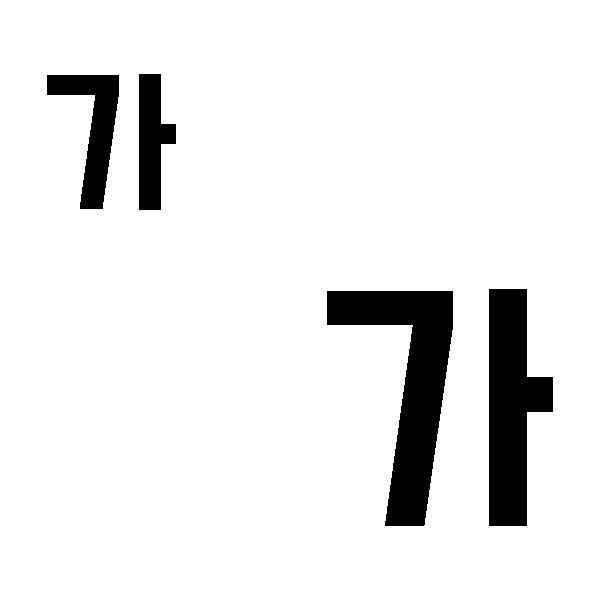
#> input picture hwang/imgSet/findGa/find_1.png, 600 x 600 px, found by its file name
$ python findSkeleton.py
#> lines starting #> are read from the running program, lines starting #| are printed output that depends on the picture; after the words box and inside, x2 and y2 are one past the last pixel; in counts of white or black regions, pixels touching at a corner belong together
import cv2 as cv
import numpy as np

###############################################
# '가' 라는 글씨를 찾기 코드
# findContour.py의 추가 버전
# findContour에서는 contour 영역만을 이용해서 찾았기 때문에, "가", "나", "다" 등을 구분할 수 없다.
# 새로운 특징점을 찾아본다.
# ## 목표 ##
# 글씨 픽셀을 최대한 가늘게 해서 뼈대를 찾는다.
# 뼈대의 값이 '가'로 인식되는지 확인한다.
###############################################

# 이미지 그레이스케일 로 열기
imgOri = cv.imread('hwang/imgSet/findGa/find_1.png', 0)
#> imgOri: shape (600, 600); 91.8% white; 4 black regions, box (x1, y1, x2, y2) and area: (327, 291, 453, 526) 12324, (489, 289, 553, 526) 9916, (47, 75, 119, 209) 4088, (139, 74, 176, 210) 3292
# cv2.imshow("img", img)
size = np.size(imgOri)
#> size = 360000
# print(size)

# 이미지 크기만큼 0만 있는 배열 생성
skel = np.zeros(imgOri.shape, np.uint8)
# print(skel)

# 이미지 이진화
# 테스트용 글씨가 검은색, 배경이 흰색이므로, 반전 이진화를 한다.
ret, img = cv.threshold(imgOri, 127, 255, cv.THRESH_BINARY_INV)
# cv2.imshow("img", img)

# 이미지 팽창(dilate) 이미지 침식(erode)를 이용하여 테두리 픽셀을 깎아낼 수 있다.
## 방법 ##
# 1. 팽창한 이미지에서 침식한 이미지를 빼면 이미지의 테두리가 검출된다.
# 2. 원본 이미지에서 이 테두리를 빼면 주변 1픽셀을 깎아낸다.
# 3. 이미지가 0픽셀이 되기 전까지 이 과정을 반복하면 중심축 1픽셀만 남은 이미지가 나온다.
done = False
element = cv.getStructuringElement(cv.MORPH_ERODE, (3, 3))

while (not done):
    eroded = cv.erode(img, element)
    temp = cv.dilate(eroded, element)
    temp = cv.subtract(img, temp)
    skel = cv.bitwise_or(skel, temp)
    img = eroded.copy()

    # 너무 많이 깎여서 남은 픽셀이 없을 경우 반복문을 중단한다.
    zeros = size - cv.countNonZero(img)
    if zeros == size:
        done = True
#> this loop made 20 passes
#> zeros on passes 1 to 12: 332532, 334652, 336739, 338792, 340812, 342800, 344754, 346675, 348563, 350419, 351936, 353133
#> pass 1, `eroded = cv.erode(img, element)`:
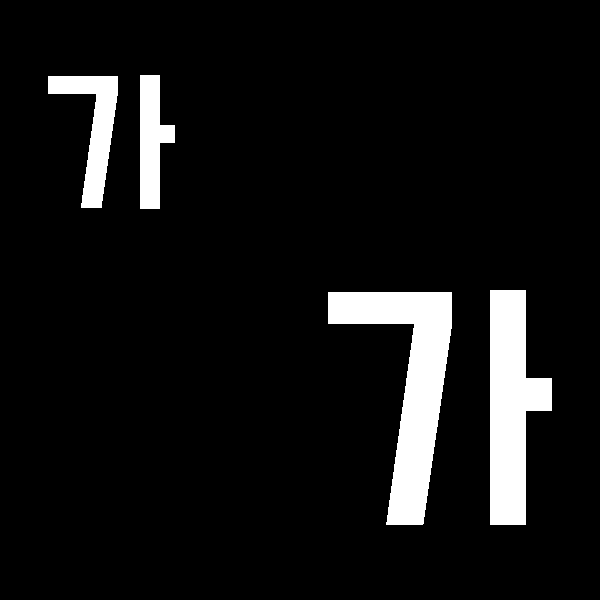
#> eroded: shape (600, 600); 7.6% white; 4 white regions, box (x1, y1, x2, y2) and area: (328, 292, 452, 525) 11550, (490, 290, 552, 525) 9318, (48, 76, 118, 208) 3650, (140, 75, 175, 209) 2950
#> pass 2, `eroded = cv.erode(img, element)`:
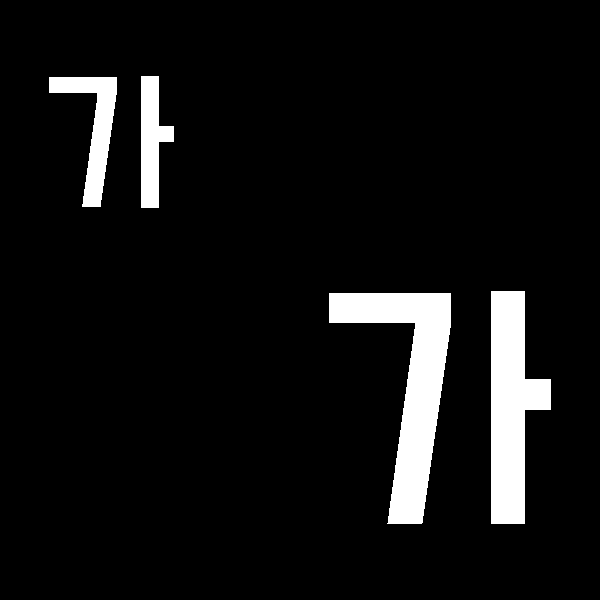
#> eroded: shape (600, 600); 7% white; 4 white regions, box (x1, y1, x2, y2) and area: (329, 293, 451, 524) 10784, (491, 291, 551, 524) 8728, (49, 77, 117, 207) 3220, (141, 76, 174, 208) 2616
#> pass 3, `eroded = cv.erode(img, element)`:
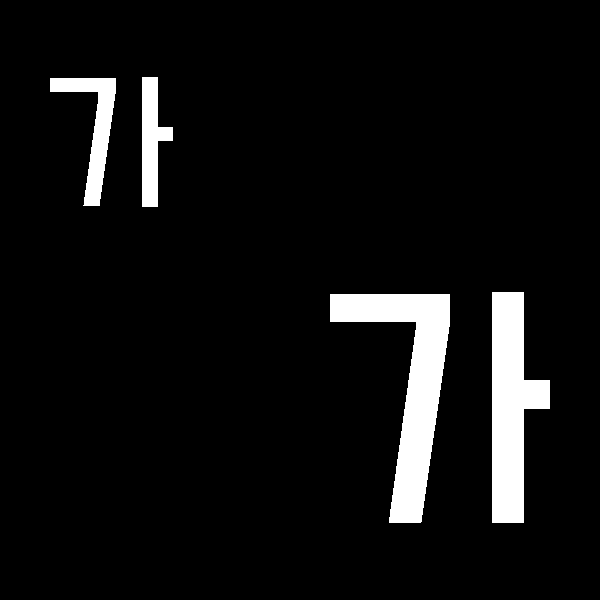
#> eroded: shape (600, 600); 6.5% white; 4 white regions, box (x1, y1, x2, y2) and area: (330, 294, 450, 523) 10027, (492, 292, 550, 523) 8146, (50, 78, 116, 206) 2798, (142, 77, 173, 207) 2290
#> after the loop:
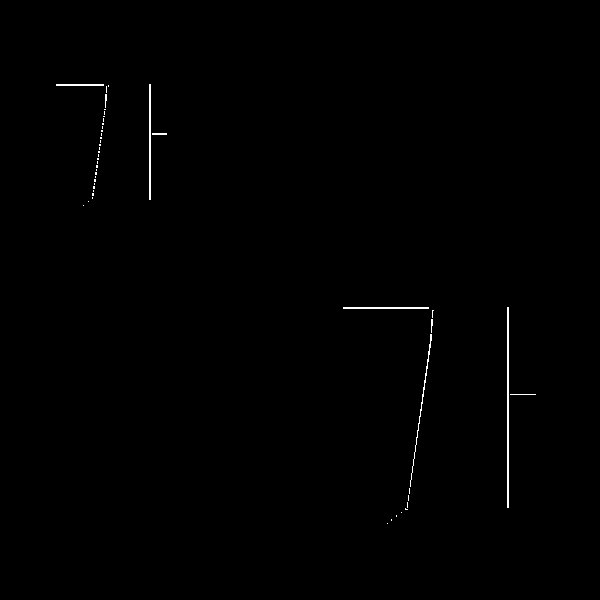
#> skel: shape (600, 600); 0.37% white in thin lines or dots, all inside (x1, y1, x2, y2) = (56, 84, 536, 524)

# 뼈대는 추출 완료
# 하지만 이 뼈대가 '가' 라는 것을 인지하는 값을 찾아내지 못했다.
cv.imshow("skel", skel)
cv.waitKey(0)

$ run again, with hwang/imgSet/findGa/find_3.png copied over hwang/imgSet/findGa/find_1.png
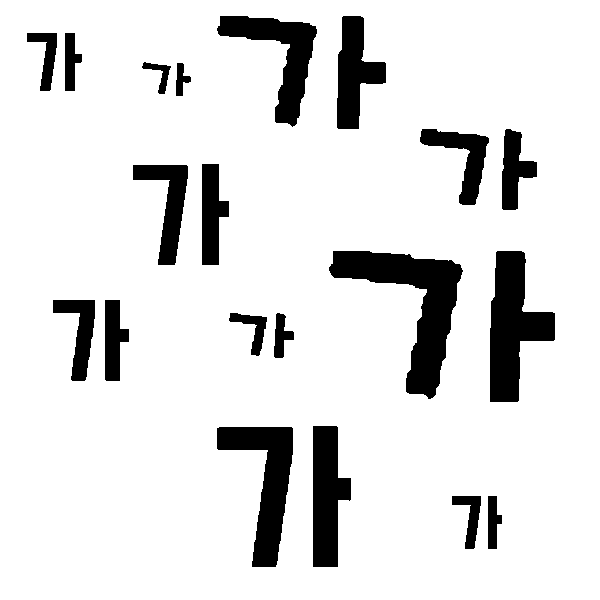
#> input picture hwang/imgSet/findGa/find_3.png, 600 x 600 px, found by its file name
#> imgOri: shape (600, 600); 88% white; 20 black regions, largest, box (x1, y1, x2, y2) and area: (329, 251, 463, 399) 7079, (490, 251, 555, 402) 5507, (217, 427, 293, 567) 4701
#> size = 360000
#> the loop `while (not done):` made 16 passes
#> zeros on passes 1 to 8: 322204, 327416, 332406, 337076, 341217, 344896, 348383, 351262
#> pass 1, `temp = cv.subtract(img, temp)`:
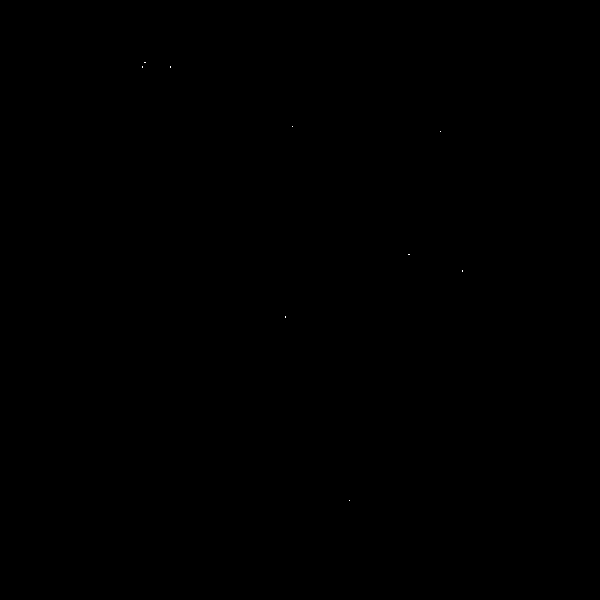
#> temp: shape (600, 600); 0% white in thin lines or dots, all inside (x1, y1, x2, y2) = (142, 62, 463, 501)
#> after the loop `while (not done):`:
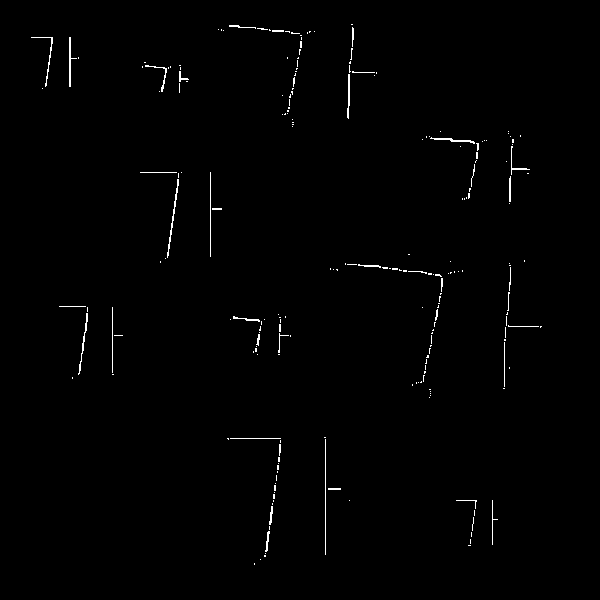
#> skel: shape (600, 600); 0.74% white in thin lines or dots, all inside (x1, y1, x2, y2) = (31, 24, 542, 565)
